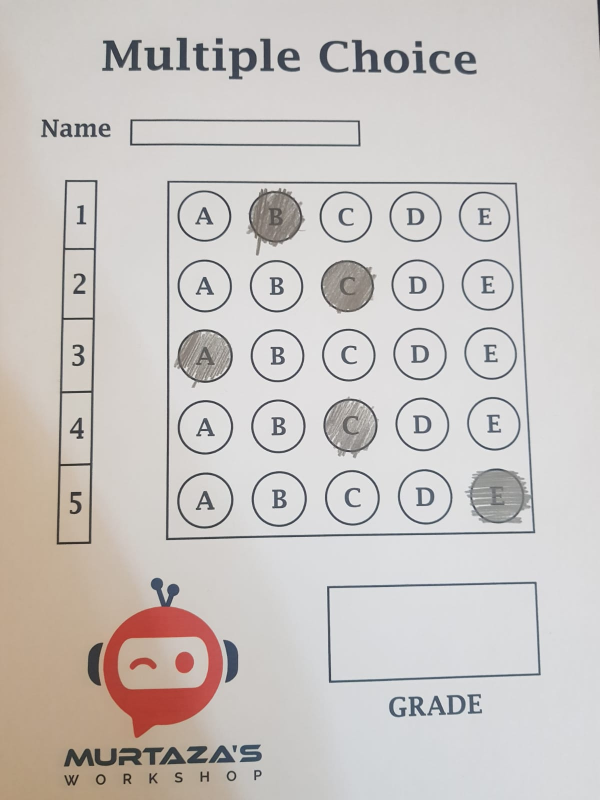
#> input picture 3.jpg, 1200 x 1600 px (shown at 1/2 size)
$ python main.py
#> lines starting #> are read from the running program, lines starting #| are printed output that depends on the picture; after the words box and inside, x2 and y2 are one past the last pixel; in counts of white or black regions, pixels touching at a corner belong together
### utlis.py
import cv2
import numpy as np

## TO STACK ALL THE IMAGES IN ONE WINDOW
def stackImages(imgArray,scale,lables=[]):
    rows = len(imgArray)
    cols = len(imgArray[0])
    rowsAvailable = isinstance(imgArray[0], list)
    width = imgArray[0][0].shape[1]
    height = imgArray[0][0].shape[0]
    if rowsAvailable:
        for x in range ( 0, rows):
            for y in range(0, cols):
                imgArray[x][y] = cv2.resize(imgArray[x][y], (0, 0), None, scale, scale)
                if len(imgArray[x][y].shape) == 2: imgArray[x][y]= cv2.cvtColor( imgArray[x][y], cv2.COLOR_GRAY2BGR)
        imageBlank = np.zeros((height, width, 3), np.uint8)
        hor = [imageBlank]*rows
        hor_con = [imageBlank]*rows
        for x in range(0, rows):
            hor[x] = np.hstack(imgArray[x])
            hor_con[x] = np.concatenate(imgArray[x])
        ver = np.vstack(hor)
        ver_con = np.concatenate(hor)
    else:
        for x in range(0, rows):
            imgArray[x] = cv2.resize(imgArray[x], (0, 0), None, scale, scale)
            if len(imgArray[x].shape) == 2: imgArray[x] = cv2.cvtColor(imgArray[x], cv2.COLOR_GRAY2BGR)
        hor= np.hstack(imgArray)
        hor_con= np.concatenate(imgArray)
        ver = hor
    if len(lables) != 0:
        eachImgWidth= int(ver.shape[1] / cols)
        eachImgHeight = int(ver.shape[0] / rows)
        #print(eachImgHeight)
        for d in range(0, rows):
            for c in range (0,cols):
                cv2.rectangle(ver,(c*eachImgWidth,eachImgHeight*d),(c*eachImgWidth+len(lables[d][c])*13+27,30+eachImgHeight*d),(255,255,255),cv2.FILLED)
                cv2.putText(ver,lables[d][c],(eachImgWidth*c+10,eachImgHeight*d+20),cv2.FONT_HERSHEY_COMPLEX,0.7,(255,0,255),2)
    return ver

def rectContour(contours):

    rectCon = []
    max_area = 0
    for i in contours:
        area = cv2.contourArea(i)
        if area > 50:
            peri = cv2.arcLength(i, True)
            approx = cv2.approxPolyDP(i, 0.02 * peri, True)
            if len(approx) == 4:
                rectCon.append(i)
    rectCon = sorted(rectCon, key=cv2.contourArea,reverse=True)
    #print(len(rectCon))
    return rectCon

def getCornerPoints(cont):
    peri = cv2.arcLength(cont, True) # LENGTH OF CONTOUR
    approx = cv2.approxPolyDP(cont, 0.02 * peri, True) # APPROXIMATE THE POLY TO GET CORNER POINTS
    return approx

def reorder(myPoints):

    myPoints = myPoints.reshape((4, 2)) # REMOVE EXTRA BRACKET
    #print(myPoints)
    myPointsNew = np.zeros((4, 1, 2), np.int32) # NEW MATRIX WITH ARRANGED POINTS
    add = myPoints.sum(1)
    #print(add)
    #print(np.argmax(add))
    myPointsNew[0] = myPoints[np.argmin(add)]  #[0,0]
    myPointsNew[3] =myPoints[np.argmax(add)]   #[w,h]
    diff = np.diff(myPoints, axis=1)
    myPointsNew[1] =myPoints[np.argmin(diff)]  #[w,0]
    myPointsNew[2] = myPoints[np.argmax(diff)] #[h,0]
    #print(diff)

    return myPointsNew

def splitBoxes(img):
    rows = np.vsplit(img,5)
    boxes=[]
    for r in rows:
        cols= np.hsplit(r,5)
        for box in cols:
            boxes.append(box)
            #cv2.imshow("Split",box)
    return boxes

def showAnswers(img,myIndex,grading,ans,questions,choices):
    secW = int(img.shape[1]/questions)
    secH = int(img.shape[0] / choices)

    for x in range(0,questions):
        myAns = myIndex[x]
        cX = (myAns*secW)+secW//2
        cY = (x*secH) + secH//2

        if grading[x]==1:
            mycolor = (0,255,0)
        else:
            mycolor = (0,0,255)
            correctAns = ans[x]
            cv2.circle(img,((correctAns * secW)+secW//2, (x * secH)+secH//2),20,(0,255,0),cv2.FILLED)

        cv2.circle(img,(cX,cY),50,mycolor,cv2.FILLED)

    return img

### main.py
import cv2
import numpy as np
import utlis

"""path1 = "i.jpeg"
path2 = "1.jpg"
img1=cv2.imread(path1)
img2=cv2.imread(path2)
cv2.imshow("Original",img1)
cv2.imshow("Duplicate",img2)
cv2.waitKey(0)"""

##########################
path = "3.jpg"
widthImg = 700
heightImg = 700
questions = 5
choices = 5
ans = [1,2,1,1,4]
##################################


img = cv2.imread(path)
#> img is the input picture: shape (1600, 1200, 3); mean B, G, R 194.6, 197.5, 202.6


# PREPROCESSING:
img = cv2.resize(img,(widthImg,heightImg))
#> img: shape (700, 700, 3)
imgContours = img.copy()
imgFinal = img.copy()
imgBiggestContours = img.copy()
imgGray = cv2.cvtColor(img,cv2.COLOR_BGR2GRAY)
imgBlur = cv2.GaussianBlur(imgGray,(5,5),1)
imgCanny = cv2.Canny(imgBlur,10,50)
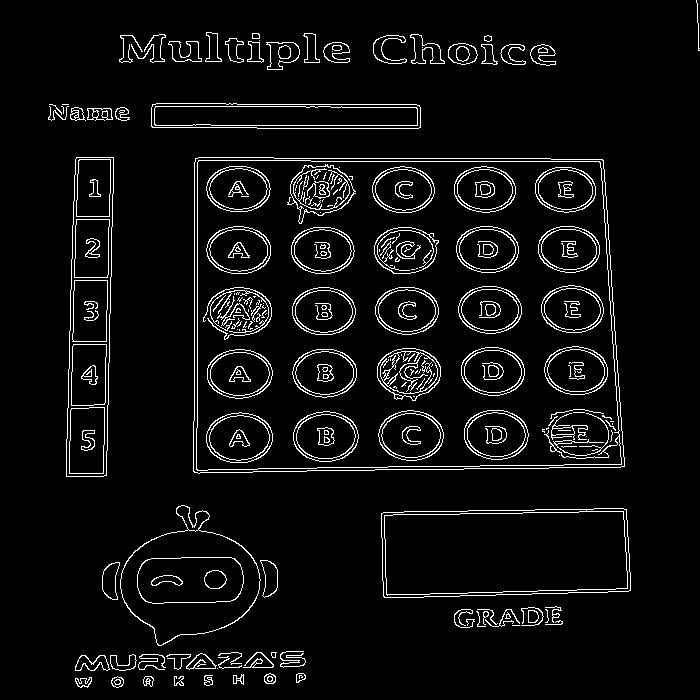
#> imgCanny: shape (700, 700); 5.4% white in thin lines or dots

# FINDING ALL CONTOURS:
contours, heirarchy = cv2.findContours(imgCanny,cv2.RETR_EXTERNAL,cv2.CHAIN_APPROX_NONE)
#> contours = 64 contours, 23 with area under 20; largest, box (x1, y1, x2, y2) and area: (193, 157, 625, 474) 130644, (381, 508, 631, 598) 20761, (66, 157, 114, 477) 12605, (120, 505, 261, 646) 12036, (151, 103, 421, 129) 6417
cv2.drawContours(imgContours,contours,-1,(0,255,0),10)
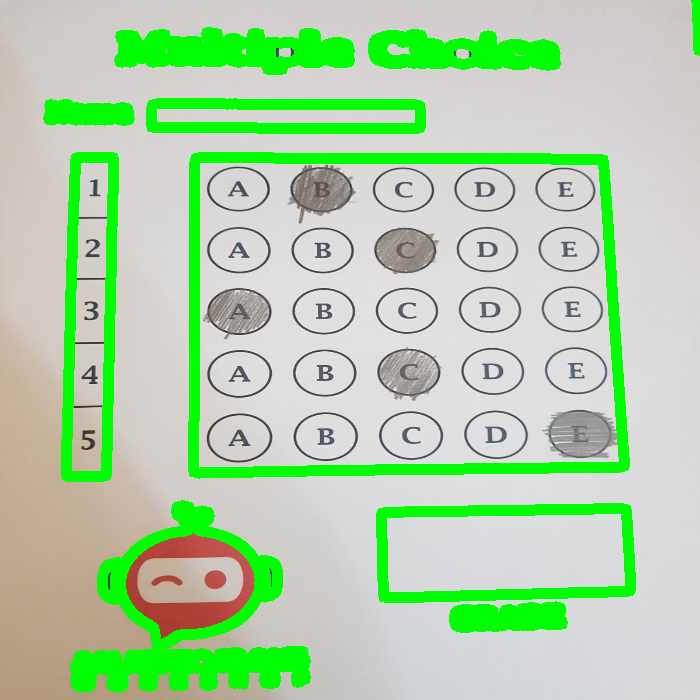
#> imgContours: shape (700, 700, 3); mean B, G, R 169.6, 209.8, 176.7
# FIND RECTANGLES:
rectCon = utlis.rectContour(contours)
#> the loop in rectContour, `for i in contours:` made 64 passes
#> (area, peri, approx) on passes 34, 36, 37, 45: (20761, 664.3, [[626, 509], [383, 512], [383, 596], [628, 591]]), (130644, 1472.9, [[195, 158], [194, 472], [624, 466], [602, 159]]), (12605, 721.5, [[76, 157], [66, 476], [103, 476], [113, 157]]), (6417, 585, [[151, 107], [152, 127], [420, 127], [416, 104]])
#> after the loop in rectContour, `for i in contours:`: rectCon = 4 contours; box (x1, y1, x2, y2) and area: (193, 157, 625, 474) 130644, (381, 508, 631, 598) 20761, (66, 157, 114, 477) 12605, (151, 103, 421, 129) 6417
biggestContour = utlis.getCornerPoints(rectCon[0])
#> in getCornerPoints, `peri = cv2.arcLength(cont, True)`: peri = 1472.9
#> in getCornerPoints, `approx = cv2.approxPolyDP(cont, 0.02 * peri, True)`: approx = [[195, 158], [194, 472], [624, 466], [602, 159]]
#> biggestContour = [[195, 158], [194, 472], [624, 466], [602, 159]]
gradePoints = utlis.getCornerPoints(rectCon[1])
#> gradePoints = [[626, 509], [383, 512], [383, 596], [628, 591]]
#print(biggestContour)

if biggestContour.size != 0 and gradePoints.size != 0:
    cv2.drawContours(imgBiggestContours,biggestContour,-1,(0,255,0),20)
    cv2.drawContours(imgBiggestContours, gradePoints, -1, (255, 0, 0), 20)

    biggestContour = utlis.reorder(biggestContour)
#> in reorder, `myPoints = myPoints.reshape((4, 2))`: myPoints = [[195, 158], [194, 472], [624, 466], [602, 159]]
#> in reorder, `add = myPoints.sum(1)`: add = [353, 666, 1090, 761]
#> in reorder, `diff = np.diff(myPoints, axis=1)`: diff = [-37, 278, -158, -443]
#> biggestContour = [[195, 158], [602, 159], [194, 472], [624, 466]]
    gradePoints = utlis.reorder(gradePoints)
#> gradePoints = [[383, 512], [626, 509], [383, 596], [628, 591]]

    pt1 = np.float32(biggestContour)
#> pt1 = [[195, 158], [602, 159], [194, 472], [624, 466]]
    pt2 = np.float32([[0,0],[widthImg,0],[0,heightImg],[widthImg,heightImg]])
    matrix = cv2.getPerspectiveTransform(pt1,pt2)
#> matrix = [[1.72, 0.00546, -335.4], [-0.0059, 2.4, -378.5], [-5.37e-05, 0.000187, 1]]
    imgWarpColored = cv2.warpPerspective(img,matrix,(widthImg,heightImg))

    ptG1 = np.float32(gradePoints)
#> ptG1 = [[383, 512], [626, 509], [383, 596], [628, 591]]
    ptG2 = np.float32([[0, 0], [325, 0], [0, 150], [325, 150]])
    matrixG = cv2.getPerspectiveTransform(ptG1, ptG2)
#> matrixG = [[1.33, 7.54e-18, -508], [0.0226, 1.83, -944.8], [-9.62e-05, 0.000102, 1]]
    imgGradeDisplay = cv2.warpPerspective(img, matrixG, (325, 150))
    #cv2.imshow("Grade",imgGradeDisplay)

    #APPLYING THRESHOLD
    imgWarpGray = cv2.cvtColor(imgWarpColored,cv2.COLOR_BGR2GRAY)
    imgThresh = cv2.threshold(imgWarpGray,170,255,cv2.THRESH_BINARY_INV)[1]
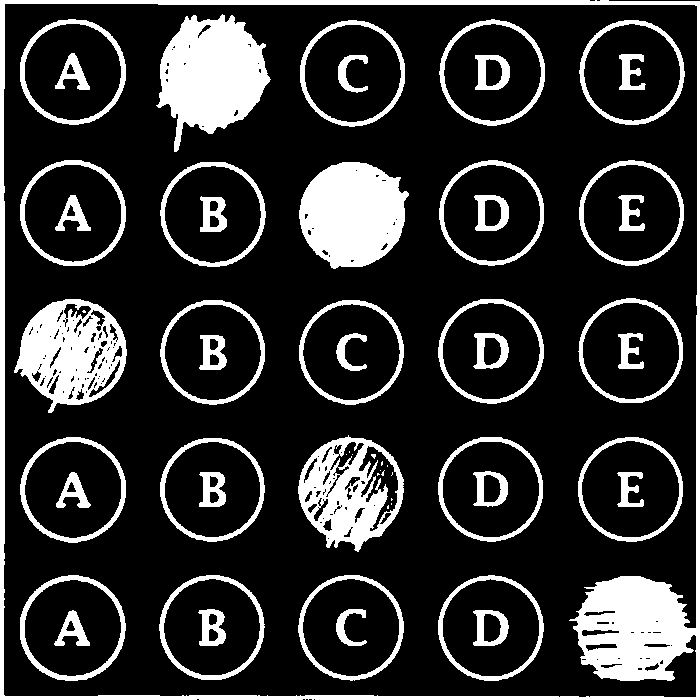
#> imgThresh: shape (700, 700); 19.3% white; 61 white regions (16 under 20 px), largest, box (x1, y1, x2, y2) and area: (0, 0, 700, 700) 21045, (156, 14, 271, 152) 9677, (299, 162, 409, 269) 8800

    boxes = utlis.splitBoxes(imgThresh)
#> in splitBoxes, `rows = np.vsplit(img,5)`: rows = 5 items
#> the loop in splitBoxes, `for r in rows:` made 5 passes
#> after the loop in splitBoxes, `for r in rows:`: boxes = 25 items
#> boxes = 25 items
    #cv2.imshow("test",boxes[2])
    #print(cv2.countNonZero(boxes[1]),cv2.countNonZero(boxes[2]))

    # GETTING PIXEL VALUES OF EACH BOX
    myPixelVal = np.zeros((questions,choices))
    countC = 0
    countR = 0

    for image in boxes:
        totalPixels = cv2.countNonZero(image)
        myPixelVal[countR][countC] = totalPixels
        countC += 1
        if(countC == choices):
            countR += 1; countC=0
#> this loop made 25 passes
#> totalPixels on passes 1 to 8: 3334, 10295, 2664, 2892, 3023, 2753, 2202, 8800
#> after the loop, countC = 0; countR = 5; myPixelVal = [[3334, 10295, 2664, 2892, 3023], [2753, 2202, 8800, 2128, 2377], [8289, 2090, 1899, 2101, 2440], [2792, 2089, 6366, 2047, 2442], [3363, 2803, 2533, 2661, 10220]]

    #print(myPixelVal)

    # FINDING INDEX VALUES OF MARKINGS
    myIndex = []
    for x in range (0,questions):
        arr = myPixelVal[x]
        #print("arr",arr)
        myIndexVal = np.where(arr==np.amax(arr))
        #print(myIndexVal[0])
        myIndex.append(myIndexVal[0][0])
#> this loop made 5 passes
#> (arr, myIndexVal) on passes 1 to 5: ([3334, 10295, 2664, 2892, 3023], ([1],)), ([2753, 2202, 8800, 2128, 2377], ([2],)), ([8289, 2090, 1899, 2101, 2440], ([0],)), ([2792, 2089, 6366, 2047, 2442], ([2],)), ([3363, 2803, 2533, 2661, 10220], ([4],))
#> after the loop, myIndex = [1, 2, 0, 2, 4]
    #print(myIndex)

    # GRADING
    grading = []
    for x in range (0,questions):
        if ans[x] == myIndex[x]:
            grading.append(1)
        else:
            grading.append(0)
#> after the loop, grading = [1, 1, 0, 0, 1]
    #print(grading)

    # FINAL GRADE
    score = (sum(grading)/questions)*100
#> score = 60
    print(score)
#| 60.0


    # DISPLAYING ANSWERS
    imgResult = imgWarpColored.copy()
    imgResult = utlis.showAnswers(imgResult, myIndex, grading, ans, questions, choices)
#> the loop in showAnswers, `for x in range(0,questions):` made 5 passes
#> (myAns, cX) on passes 1 to 5: (1, 210), (2, 350), (0, 70), (2, 350), (4, 630)
#> after the loop in showAnswers, `for x in range(0,questions):`:
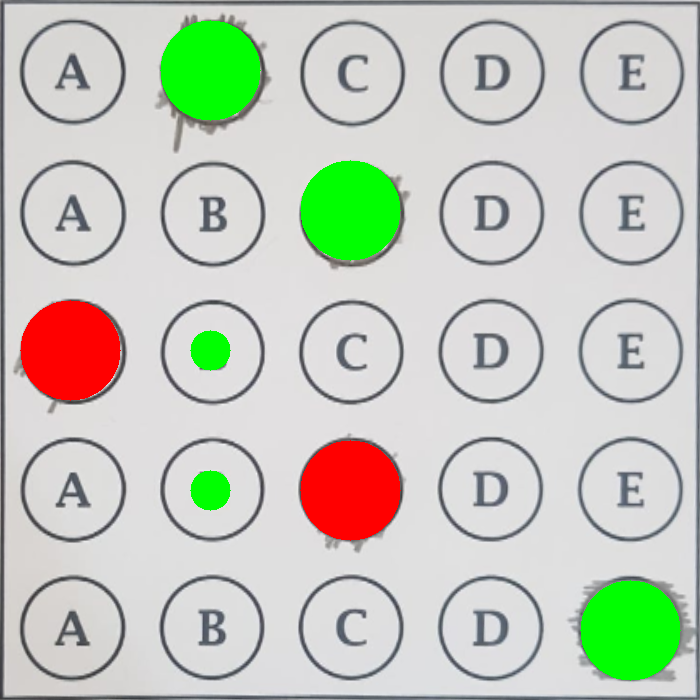
#> img: shape (700, 700, 3); mean B, G, R 188.4, 201.4, 196.4
    imRawDrawing = np.zeros_like(imgWarpColored)
    imRawDrawing = utlis.showAnswers(imRawDrawing, myIndex, grading, ans, questions, choices)
#> call 2 of showAnswers, with questions = 5, choices = 5
#> the loop in showAnswers (call 2), `for x in range(0,questions):` made 5 passes
#> after the loop in showAnswers (call 2), `for x in range(0,questions):`:
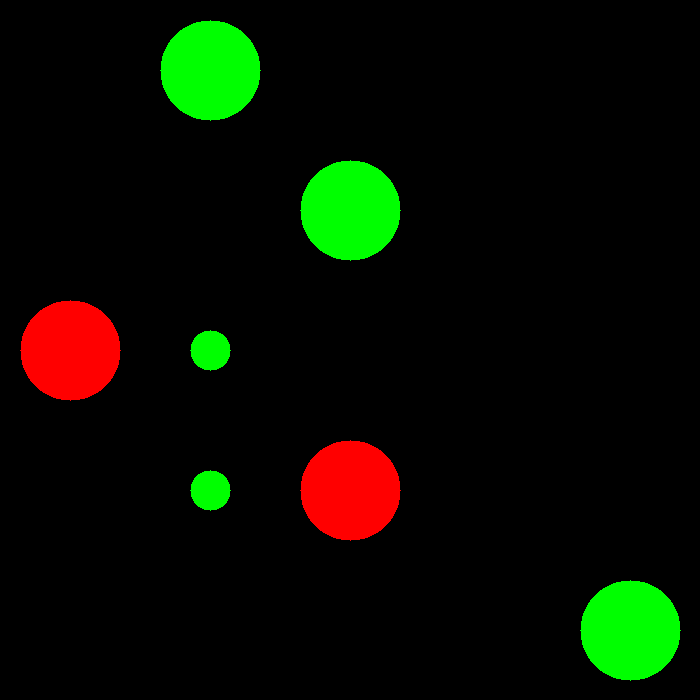
#> img: shape (700, 700, 3); mean B, G, R 0, 13.6, 8.2
    invMatrix = cv2.getPerspectiveTransform(pt2, pt1)
#> invMatrix = [[0.6, -0.0166, 195], [0.00637, 0.412, 158], [3.1e-05, -7.8e-05, 1]]
    imgInWrap = cv2.warpPerspective(imRawDrawing, invMatrix, (widthImg, heightImg))

    imgRawGrade = np.zeros_like(imgGradeDisplay)
    cv2.putText(imgRawGrade,str(int(score))+"%",(60,100),cv2.FONT_HERSHEY_COMPLEX,3,(0,255,255),3)
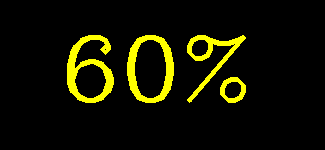
#> imgRawGrade: shape (150, 325, 3); mean of channels 0, 1, 2 0, 18.7, 18.7; drawn as B, G, R
    invMatrixG = cv2.getPerspectiveTransform(ptG2, ptG1)
#> invMatrixG = [[0.794, -0.0213, 383], [0.0282, 0.527, 512], [7.35e-05, -5.57e-05, 1]]
    imgInvGradeDisplay = cv2.warpPerspective(imgRawGrade, invMatrixG, (widthImg, heightImg))

    imgFinal = cv2.addWeighted(imgFinal,1,imgInWrap,1,0)
    imgFinal = cv2.addWeighted(imgFinal, 1, imgInvGradeDisplay, 1, 0)


imgBlank = np.zeros_like(img)
imageArray = ([img,imgGray,imgBlur,imgCanny],
              [imgContours,imgBiggestContours,imgWarpColored,imgThresh],
              [imgResult,imRawDrawing,imgInWrap,imgFinal])
lables = [["Original","Gray","Blur","Canny"],
          ["Contours","Biggest Contours","Wrap","Threshold"],
          ["Result","Raw Drawing","Inv Wrap","Final"]]
imgStacked = utlis.stackImages(imageArray,0.3,lables)
#> in stackImages, `rows = len(imgArray)`: rows = 3
#> in stackImages, `cols = len(imgArray[0])`: cols = 4
#> in stackImages, `rowsAvailable = isinstance(imgArray[0], list)`: rowsAvailable = True
#> in stackImages, `hor = [imageBlank]*rows`: hor = 3 items
#> in stackImages, `eachImgWidth= int(ver.shape[1] / cols)`: eachImgWidth = 210
#> after the loop in stackImages, `for d in range(0, rows):`:
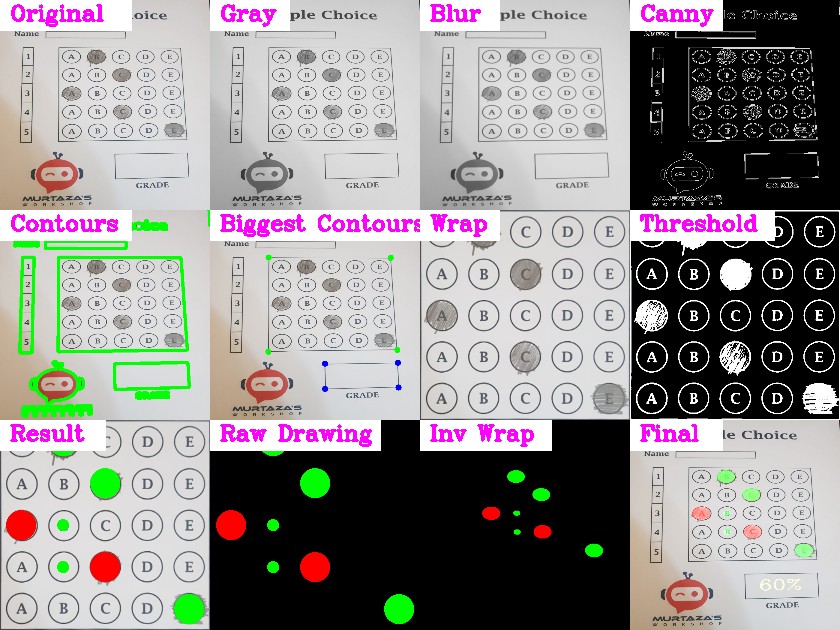
#> ver: shape (630, 840, 3); mean of channels 0, 1, 2 144.9, 145.6, 148.9; drawn as B, G, R

cv2.imshow("Final Result",imgFinal)
cv2.imshow("Stacked Images  ",imgStacked)
cv2.waitKey(0)
